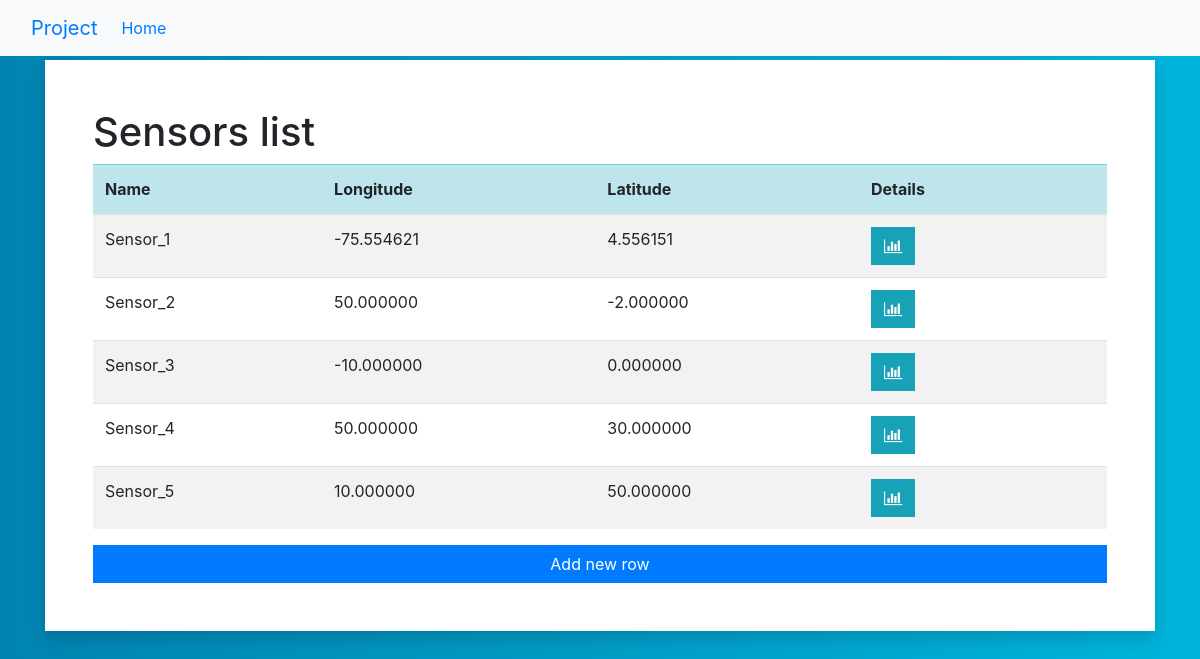
Before: /kabinet/sensors/ with the older database file.
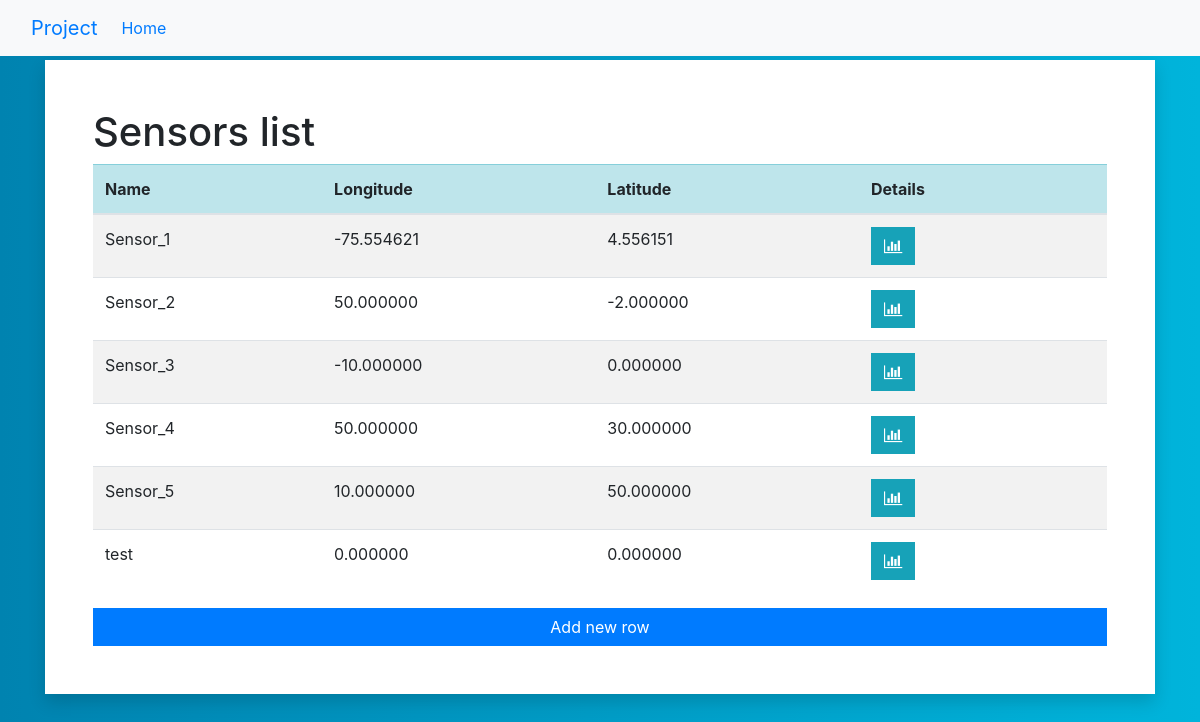
After: the same page with the newer database file.
### kabinet/models.py (models this page shows, shortened)
class Sensor(models.Model):
    name = models.CharField(max_length=20)
    lon = models.DecimalField(max_digits=9, decimal_places=6)
    lat = models.DecimalField(max_digits=9, decimal_places=6)

### kabinet/views.py (the view)
# urls.py: path('sensors/', views.sensors_view, name='sensors'),
def sensors_view(request):
    sensor_list = Sensor.objects.all()
    return render(request, "kabinet/sensors.html", {"sensor_list" : sensor_list})

### kabinet/templates/kabinet/sensors.html (shortened to what this page needs)
{% extends ".//base.html" %}
{% block body %}
<div class="container py-1">
    <div class="row">
        <div class="col-lg-12 mx-auto">
            <div class="card rounded-0 border-0 shadow">
                <div class="card-body p-5">
                    <h1>Sensors list</h1>
                    <div class="table-responsive">
                        <table class="table table-striped" id="sensorTable">
                            <thead class="table-info">
                                <tr>
                                    <th scope="col">Name</th>
                                    <th scope="col">Longitude</th>
                                    <th scope="col">Latitude</th>
                                    <th scope="col">Details</th>
                                    <th scope=""></th>
                                </tr>
                            </thead>
                            <tbody>
                                {% for s in sensor_list %}
                                <tr>
                                    <td> {{s.name}} </td>
                                    <td> {{s.lon}} </td>
                                    <td> {{s.lat}} </td>
                                    <td><button class="btn btn-info rounded-0" id ="details"><i class="fa fa-bar-chart"></i></button</td>
                                    <td></td>
                                </tr>
                                {% endfor %}
                            </tbody>
                        </table>
                    </div>
                    <a class="btn btn-primary rounded-0 btn-block" id="insertRow" href="#">Add new row</a>
                </div>
            </div>
        </div>
    </div>
</div>
{% endblock %}

Changed rows visible on the page:
added Sensor: name "test", lon "0.000000", lat "0.000000"
